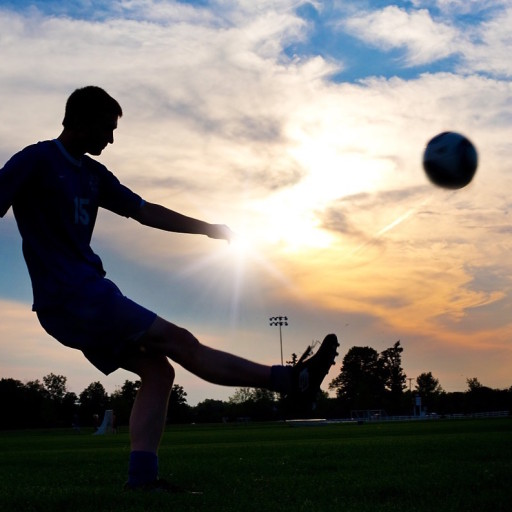
%> input picture 10.jpg, 512 x 512 px
$ octave --eval "result = DenoiseImage('10.jpg');"   (GNU Octave 9; MATLAB toolbox functions it lacks are replaced by stand-ins)
%> lines starting %> are read from the running program, lines starting %| are printed output that depends on the picture
function [image] = DenoiseImage (inputimage)
%> called with inputimage = '10.jpg'
% function to denoise an image of twigs by creating a high pass filter
%input=imread('twigs.png');
clc;
inputvalue=imread(inputimage);
%> inputvalue is the input picture: size 512x512x3 uint8; mean R, G, B 128, 122.3, 115.2
red = inputvalue(:,:,1);
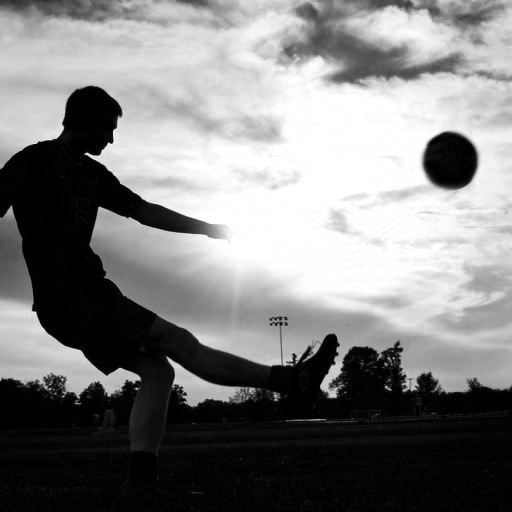
%> red: size 512x512 uint8; min 0, max 255, mean 128
green = inputvalue(:,:,2);
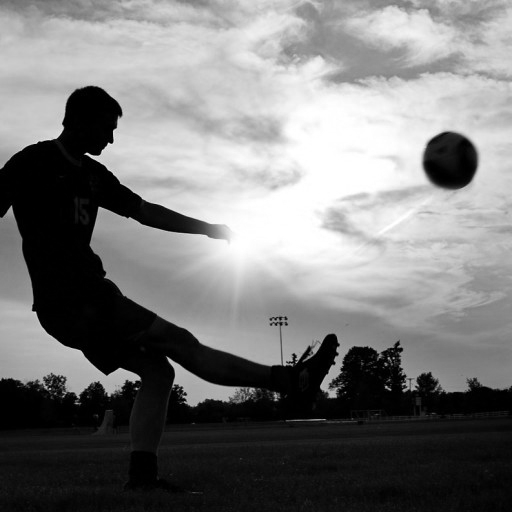
%> green: size 512x512 uint8; min 0, max 255, mean 122.3
blue = inputvalue(:,:,3);
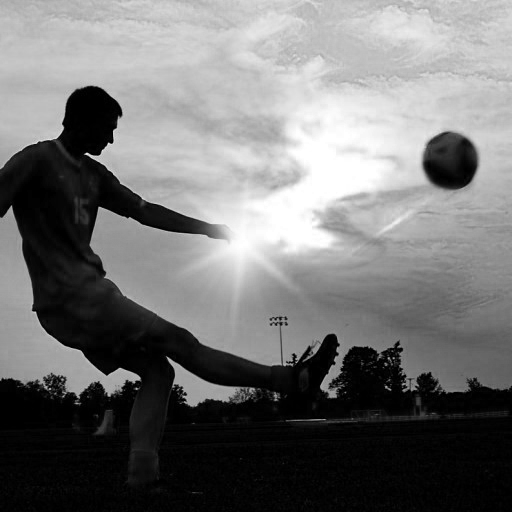
%> blue: size 512x512 uint8; min 0, max 255, mean 115.2
fftmagr = abs(fftshift(fft2(red)));
fftangler = angle(fftshift(fft2(red)));
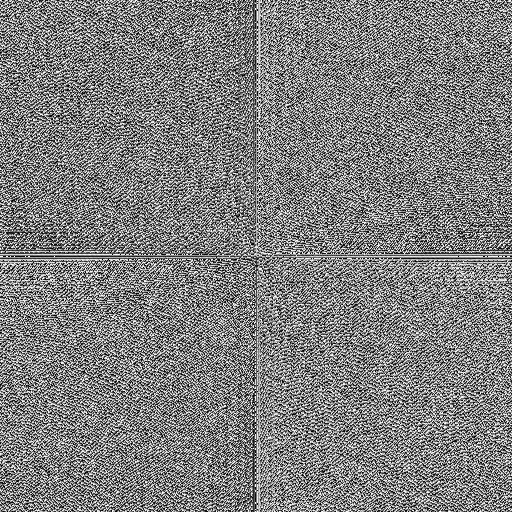
%> fftangler: size 512x512 double; min -3.14, max 3.14, mean 2.4e-05; drawn with min black and max white

fftmagg = abs(fftshift(fft2(green)));
fftangleg = angle(fftshift(fft2(green)));
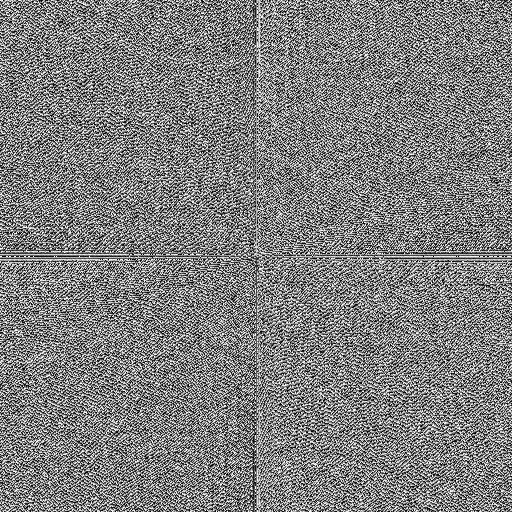
%> fftangleg: size 512x512 double; min -3.14, max 3.14, mean 2.4e-05; mean of the top-left, top-right, bottom-left and bottom-right quarters -0.0477, 0.012, -0.0161, 0.0519; drawn with min black and max white

fftmagb = abs(fftshift(fft2(blue)));
fftangleb = angle(fftshift(fft2(blue)));
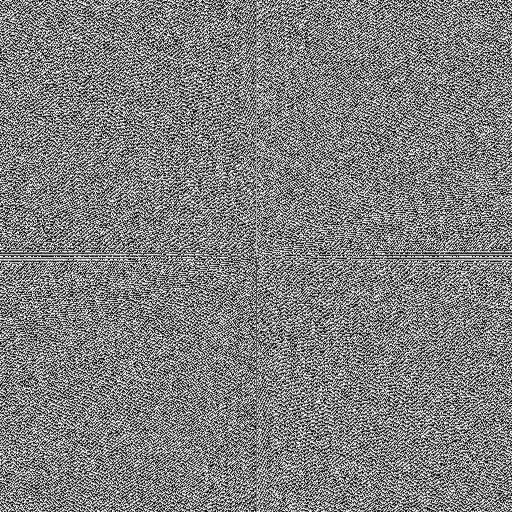
%> fftangleb: size 512x512 double; min -3.14, max 3.14, mean 2.4e-05; mean of the top-left, top-right, bottom-left and bottom-right quarters -0.0172, 0.00692, -0.00742, 0.0178; drawn with min black and max white

for k = 1:87
    for m = 125:129
        fftmagr(m,k) = 1;
        fftmagg(m,k) = 1;
        fftmagb(m,k) = 1;
    end
end
%> fftmagb: size 512x512 double; min 1, max 30186976, mean 5260.5
%> fftmagg: size 512x512 double; min 1, max 32072816, mean 5491.8
%> fftmagr: size 512x512 double; min 1, max 33563182, mean 5819.4

for k = 171:256
    for m = 125:129
        fftmagr(m,k) = 1;
        fftmagg(m,k) = 1;
        fftmagb(m,k) = 1;
    end
end
%> fftmagb: size 512x512 double; min 1, max 30186976, mean 5254.2
%> fftmagg: size 512x512 double; min 1, max 32072816, mean 5485.5
%> fftmagr: size 512x512 double; min 1, max 33563182, mean 5812.9

for m = 1:84
    for k = 128:130
        fftmagr(m,k) = 1;
        fftmagg(m,k) = 1;
        fftmagb(m,k) = 1;
    end
end
%> fftmagb: size 512x512 double; min 1, max 30186976, mean 5252.8
%> fftmagg: size 512x512 double; min 1, max 32072816, mean 5484.1
%> fftmagr: size 512x512 double; min 1, max 33563182, mean 5811.6

for m = 170:253
    for k = 128:130
        fftmagr(m,k) = 1;
        fftmagg(m,k) = 1;
        fftmagb(m,k) = 1;
    end
end
%> fftmagb: size 512x512 double; min 1, max 30186976, mean 5249.1
%> fftmagg: size 512x512 double; min 1, max 32072816, mean 5480.4
%> fftmagr: size 512x512 double; min 1, max 33563182, mean 5807.9

FreqDomainr = (fftmagr).*exp(i*(fftangler));
FreqDomaing = (fftmagg).*exp(i*(fftangleg));
FreqDomainb = (fftmagb).*exp(i*(fftangleb));

%> (the run ends here)

$ run again, on 11.jpg
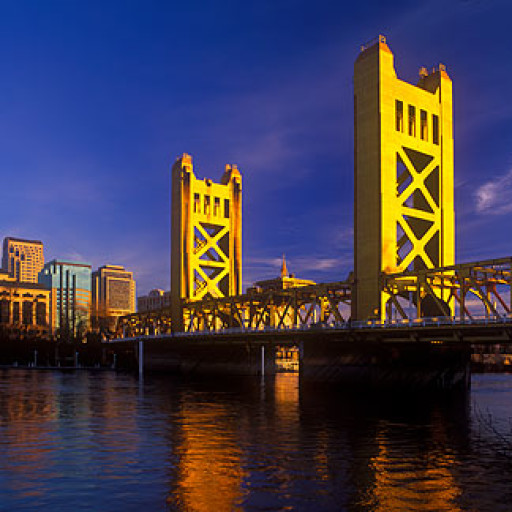
%> input picture 11.jpg, 512 x 512 px
%> in DenoiseImage, inputvalue is the input picture: size 512x512x3 uint8; mean R, G, B 66.8, 61.3, 79.6
%> in DenoiseImage, `fftangleg = angle(fftshift(fft2(green)));`:
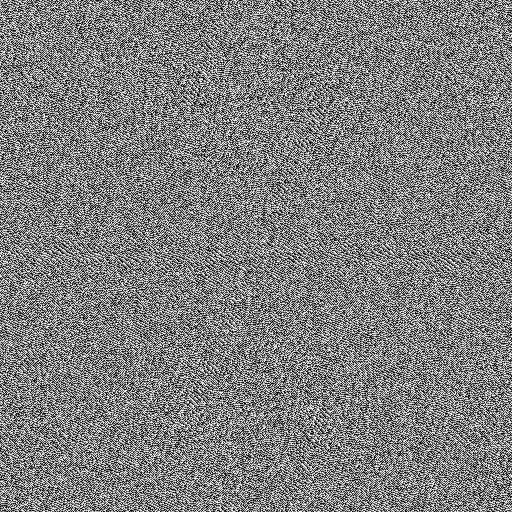
%> fftangleg: size 512x512 double; min -3.14, max 3.14, mean 1.2e-05; drawn with min black and max white
%> in DenoiseImage, `fftangleb = angle(fftshift(fft2(blue)));`:
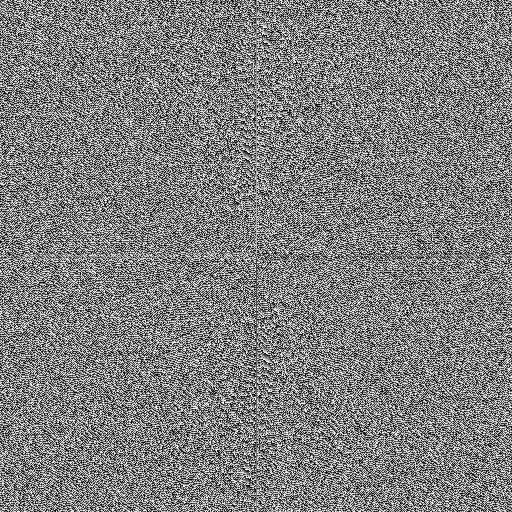
%> fftangleb: size 512x512 double; min -3.14, max 3.14, mean 1.2e-05; mean of the top-left, top-right, bottom-left and bottom-right quarters -0.0131, 0.00409, 0.000788, 0.00825; drawn with min black and max white
